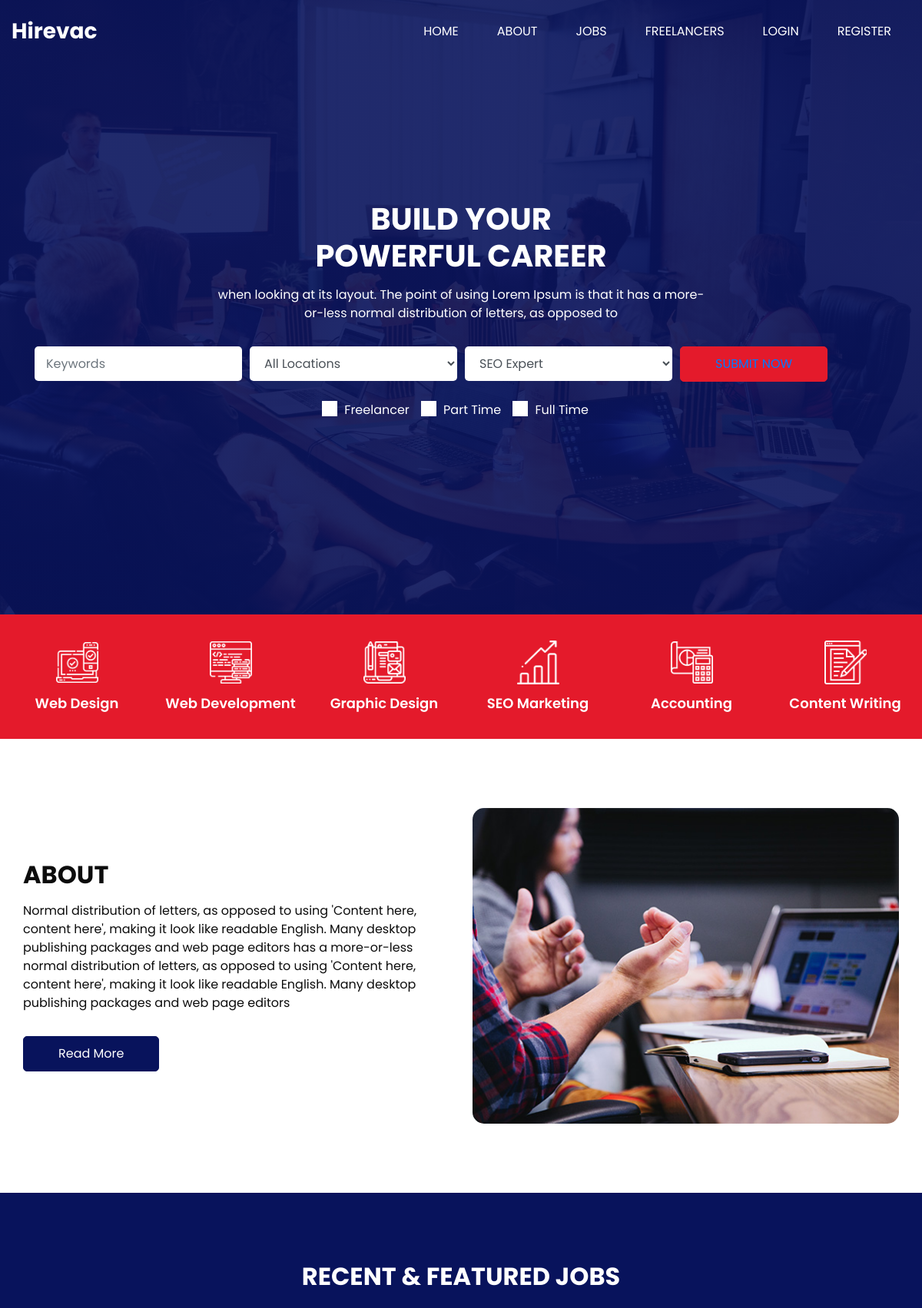
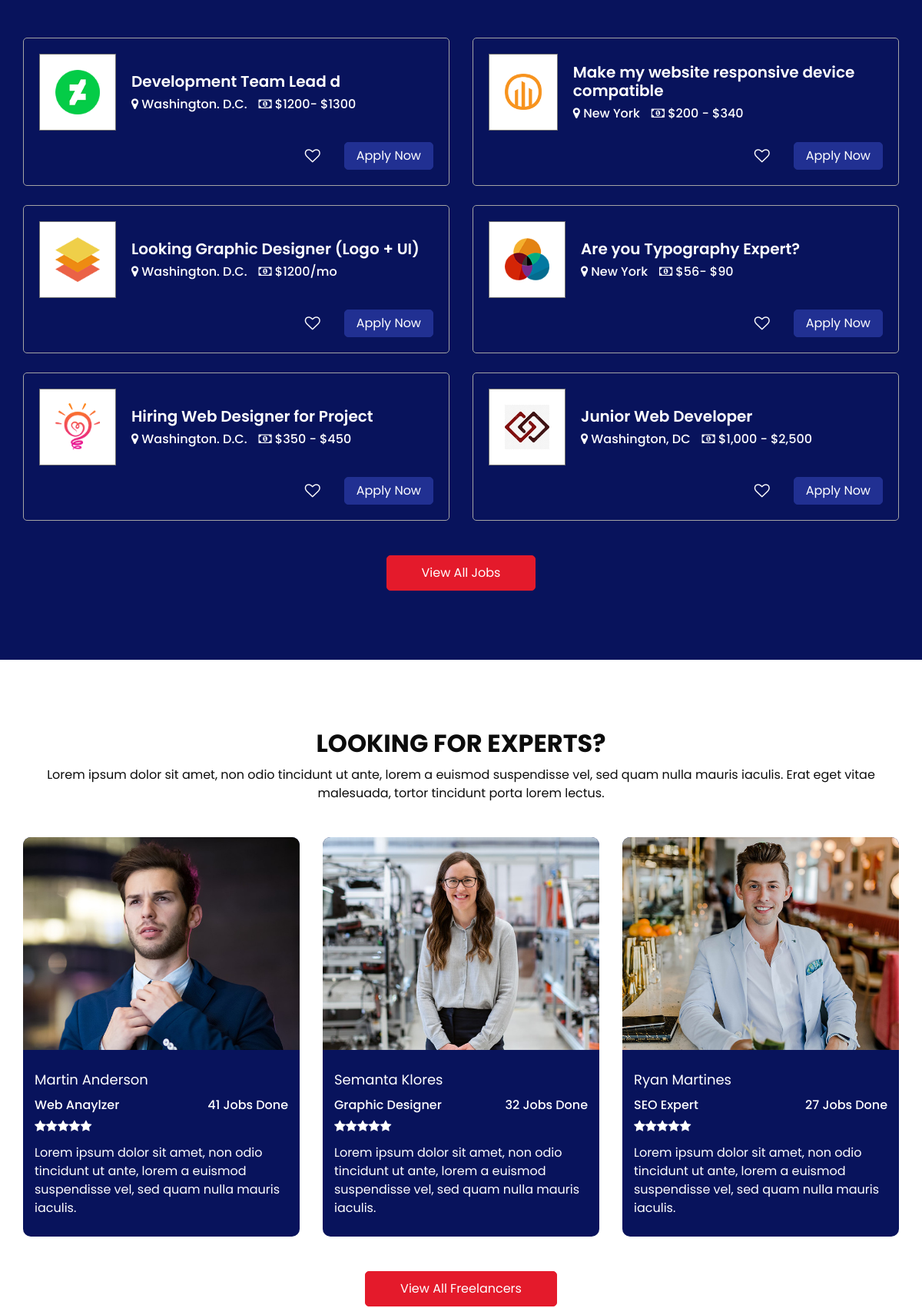
The page / (upper part) on the database its author committed (2 pictures, top to bottom).
### app/models.py (models this page shows, shortened)
class About(db.Model):
    id = db.Column(db.Integer, primary_key=True)
    title = db.Column(db.String(255))
    content = db.Column(db.Text)
    image_filename = db.Column(db.String(255))

class Job(db.Model):
    id = db.Column(db.Integer, primary_key=True)
    title = db.Column(db.String(255), nullable=False)
    location = db.Column(db.String(100))
    salary_range = db.Column(db.String(50))
    image_filename = db.Column(db.String(255))

class Expert(db.Model):
    id = db.Column(db.Integer, primary_key=True)
    name = db.Column(db.String(255), nullable=False)
    position = db.Column(db.String(255), nullable=False)
    jobs_done = db.Column(db.Integer, nullable=False)
    rating = db.Column(db.Float, nullable=False)
    description = db.Column(db.Text, nullable=False)
    image_filename = db.Column(db.String(255))

### app/views.py (the view)
@app.route('/')
def index():
    about_data = About.query.first()
    expert_data = Expert.query.limit(3).all()
    job_data = Job.query.limit(6).all()
    return render_template("index.html", about_data=about_data, experts=expert_data, jobs=job_data)

### app/templates/index.html (shortened to what this page needs)
{%extends "base.html"%}
{%block content%}
    <section class="slider_section ">
      <div class="container ">
        <div class="row">
          <div class="col-lg-7 col-md-8 mx-auto">
            <div class="detail-box">
              <h1>
                Build Your <br>
                POWERFUL CAREER
              </h1>
              <p>
                when looking at its layout. The point of using Lorem Ipsum is that it has a more-or-less normal
                distribution of letters, as opposed to
              </p>
            </div>
          </div>
        </div>
        <div class="find_container ">
          <div class="container">
            <div class="row">
              <div class="col">
                <form>
                  <div class="form-row ">
                    <div class="form-group col-lg-3">
                      <input type="text" class="form-control" id="inputPatientName" placeholder="Keywords">
                    </div>
                    <div class="form-group col-lg-3">
                      <select name="" class="form-control wide" id="inputDoctorName">
                        <option value="Normal distribution ">All Locations</option>
                      </select>
                    </div>
                    <div class="form-group col-lg-3">
                      <select name="" class="form-control wide" id="inputDepartmentName">
                        <option value="Normal distribution ">SEO Expert </option>
                      </select>
                    </div>
                    <div class="form-group col-lg-3">
                      <div class="btn-box">
                        <button type="submit"  class="btn "> <a href="{{ url_for('job') }}" >Submit Now</a></button>
                      </div>
                    </div>
                  </div>
                </form>
              </div>
            </div>
            <ul class="job_check_list">
              <li class=" ">
                <label for="checkbox_qu_01">
                  Freelancer
                </label>
              </li>
              <li class=" ">
                <label for="checkbox_qu_02">
                  Part Time
                </label>
              </li>
              <li class=" ">
                <label for="checkbox_qu_03">
                  Full Time
                </label>
              </li>
            </ul>
          </div>
        </div>
      </div>
    </section>
  </div>
<section class="category_section">
  <div class="container-fluid">
      <div class="row">
          <div class="col-sm-6 col-md-4 col-xl-2 px-0">
              <div class="box">
                  <div class="img-box">
                      <img src="{{ url_for('static', filename='images/c1.png') }}" alt="Web Design">
                  </div>
                  <div class="detail-box">
                      <h5>
                          Web Design
                      </h5>
                  </div>
              </div>
          </div>
          <div class="col-sm-6 col-md-4 col-xl-2 px-0">
              <div class="box">
                  <div class="img-box">
                      <img src="{{ url_for('static', filename='images/c2.png') }}" alt="Web Development">
                  </div>
                  <div class="detail-box">
                      <h5>
                          Web Development
                      </h5>
                  </div>
              </div>
          </div>
          <div class="col-sm-6 col-md-4 col-xl-2 px-0">
              <div class="box">
                  <div class="img-box">
                      <img src="{{ url_for('static', filename='images/c3.png') }}" alt="Graphic Design">
                  </div>
                  <div class="detail-box">
                      <h5>
                          Graphic Design
                      </h5>
                  </div>
              </div>
          </div>
          <div class="col-sm-6 col-md-4 col-xl-2 px-0">
              <div class="box">
                  <div class="img-box">
                      <img src="{{ url_for('static', filename='images/c4.png') }}" alt="SEO Marketing">
                  </div>
                  <div class="detail-box">
                      <h5>
                          SEO Marketing
                      </h5>
                  </div>
              </div>
          </div>
          <div class="col-sm-6 col-md-4 col-xl-2 px-0">
              <div class="box">
                  <div class="img-box">
                      <img src="{{ url_for('static', filename='images/c5.png') }}" alt="Accounting">
                  </div>
                  <div class="detail-box">
                      <h5>
                          Accounting
                      </h5>
                  </div>
              </div>
          </div>
          <div class="col-sm-6 col-md-4 col-xl-2 px-0">
              <div class="box">
                  <div class="img-box">
                      <img src="{{ url_for('static', filename='images/c6.png') }}" alt="Content Writing">
                  </div>
                  <div class="detail-box">
                      <h5>
                          Content Writing
                      </h5>
                  </div>
              </div>
          </div>
      </div>
  </div>
</section>
  <section class="about_section layout_padding">
    <div class="container">
      <div class="row">
        <div class="col-md-6">
          <div class="detail-box">
            <div class="heading_container">
              <h2>
                {{ about_data.title }}
              </h2>
            </div>
            <p>
              {{ about_data.content }}
            </p>
            <div class="btn-box">
              <a href="{{ url_for('about') }}">
                  Read More
              </a>
          </div>
          </div>
        </div>
        <div class="col-md-6">
          <div class="img-box">
            <img src="{{ url_for('static', filename='images/' + about_data.image_filename) }}" alt="">
          </div>
        </div>
      </div>
    </div>
  </section>
  <section class="job_section layout_padding">
    <div class="container">
      <div class="heading_container heading_center">
        <h2>
          RECENT & FEATURED JOBS
        </h2>
      </div>
      <div class="job_container">
        {% for job in jobs %}
          {% if loop.index % 2 == 1 %}
            <div class="row">
          {% endif %}
          <div class="col-lg-6">
            <div class="box">
              <div class="job_content-box">
                <div class="img-box">
                  <img src="{{ url_for('static', filename='images/' + job.image_filename) }}" alt="">
                </div>
                <div class="detail-box">
                  <h5>
                    {{ job.title }}
                  </h5>
                  <div class="detail-info">
                    <h6>
                      <i class="fa fa-map-marker" aria-hidden="true"></i>
                      <span>
                        {{ job.location }}
                      </span>
                    </h6>
                    <h6>
                      <i class="fa fa-money" aria-hidden="true"></i>
                      <span>
                        {{ job.salary_range }}
                      </span>
                    </h6>
                  </div>
                </div>
              </div>
              <div class="option-box">
                <button class="fav-btn">
                    <i class="fa fa-heart-o" aria-hidden="true"></i>
                </button>
                <a href="#" class="apply-btn" data-toggle="modal" data-target="#applyModal{{ job.id }}">
                    Apply Now
                </a>
              </div>
            </div>
          </div>
          {% if loop.index % 2 == 0 or loop.last %}
            </div>
          {% endif %}
        {% endfor %}
        <div class="text-center btn-box">
          <a href="{{ url_for('job') }}" class="btn btn-primary">View All Jobs</a>
        </div>
      </div>
    </div>
  </section>
  <section class="expert_section layout_padding">
    <div class="container">
      <div class="heading_container heading_center">
        <h2>
          LOOKING FOR EXPERTS?
        </h2>
        <p>
          Lorem ipsum dolor sit amet, non odio tincidunt ut ante, lorem a euismod suspendisse vel, sed quam nulla mauris iaculis. Erat eget vitae malesuada, tortor tincidunt porta lorem lectus.
        </p>
      </div>
      <div class="row">
        {% for expert in experts %}
          <div class="col-md-6 col-lg-4 mx-auto">
            <div class="box">
              <div class="img-box">
                <img src="{{ url_for('static', filename='images/' + expert.image_filename) }}" alt="Expert Image">
              </div>
              <div class="detail-box">
                <a href="">
                  {{ expert.name }}
                </a>
                <h6 class="expert_position">
                  <span>
                    {{ expert.position }}
                  </span>
                  <span>
                    {{ expert.jobs_done }} Jobs Done
                  </span>
                </h6>
                <span class="expert_rating">
                  {% for _ in range(expert.rating | int) %}
                    <i class="fa fa-star" aria-hidden="true"></i>
                  {% endfor %}
                </span>
                <p>
                  {{ expert.description }}
                </p>
              </div>
            </div>
          </div>
        {% endfor %}
      </div>
      <div class="text-center btn-box">
        <a href="{{ url_for('freelancer') }}" class="btn btn-primary">View All Freelancers</a>
      </div>
    </div>
  </section>
  {% endblock %}

### app/static/css/responsive.css (style rules this page uses)
@media (max-width: 1200px) { .job_section .box .option-box { display: -webkit-box; display: -ms-flexbox; display: flex; margin-left: auto; margin-top: 15px; } }

### rows shown on the page
About: title "ABOUT", content "Normal distribution of letters, as opposed to using 'Content here, content here', making it look like readable English. Many desktop publishing packages and web page editors has a more-or-less normal distribution of letters, as opposed to using 'Content here, content here', making it look like readable English. Many desktop publishing packages and web page editors", image_filename (picture)
Job: image_filename (picture), title "Development Team Lead d", location "Washington. D.C.", salary_range "$1200- $1300"
Job: image_filename (picture), title "Make my website responsive device compatible", location "New York", salary_range "$200 - $340"
Job: image_filename (picture), title "Looking Graphic Designer (Logo + UI)", location "Washington. D.C.", salary_range "$1200/mo"
Job: image_filename (picture), title "Are you Typography Expert?", location "New York", salary_range "$56- $90"
Job: image_filename (picture), title "Hiring Web Designer for Project", location "Washington. D.C.", salary_range "$350 - $450"
Job: image_filename (picture), title "Junior Web Developer", location "Washington, DC", salary_range "$1,000 - $2,500"
Expert: image_filename (picture), name "Martin Anderson", position "Web Anaylzer", jobs_done "41", rating 5 (drawn), description "Lorem ipsum dolor sit amet, non odio tincidunt ut ante, lorem a euismod suspendisse vel, sed quam nulla mauris iaculis."
Expert: image_filename (picture), name "Semanta Klores", position "Graphic Designer", jobs_done "32", rating 5 (drawn), description "Lorem ipsum dolor sit amet, non odio tincidunt ut ante, lorem a euismod suspendisse vel, sed quam nulla mauris iaculis."
Expert: image_filename (picture), name "Ryan Martines", position "SEO Expert", jobs_done "27", rating 5 (drawn), description "Lorem ipsum dolor sit amet, non odio tincidunt ut ante, lorem a euismod suspendisse vel, sed quam nulla mauris iaculis."
